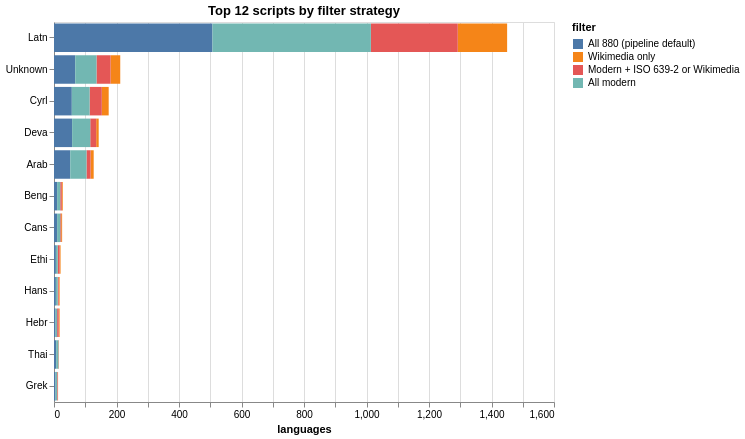

The notebook cell this image was saved under:
### Markdown cell above
## 1.4 Script and Directionality

Script type and writing direction are structural features that propagate through the entire pipeline — affecting translation display, search term handling, and quality-flag logic. The sub-sections here document the script landscape, the overall LTR/RTL split, and how directionality distributes across families.

### Code cell
script_rows = []
for label, mask in filters.items():
    subset = df[mask]
    counts = subset["primary_script"].fillna("Unknown").value_counts().reset_index()
    counts.columns = ["script", "count"]
    counts["filter"] = label
    script_rows.append(counts)
script_long = pd.concat(script_rows, ignore_index=True)

top_scripts = (
    script_long.groupby("script")["count"].sum()
    .nlargest(12).index.tolist()
)
script_plot = script_long[script_long["script"].isin(top_scripts)]

alt.Chart(script_plot).mark_bar().encode(
    x=alt.X("count:Q", title="languages"),
    y=alt.Y("script:N", sort="-x", title=None),
    color=alt.Color("filter:N", sort=list(filters.keys()),
        scale=alt.Scale(scheme="tableau10"), title="filter"),
    xOffset="filter:N",
    tooltip=["filter:N", "script:N", "count:Q"],
).properties(
    width=500, height=380,
    title="Top 12 scripts by filter strategy",
)

### Figure 1 — Vega-Lite specification as saved in the notebook (floating-point values rounded to 4 significant figures)
{"config": {"view": {"continuousWidth": 300, "continuousHeight": 300}}, "data": {"name": "data-b308c2befb7bef2d8c65f52a602dc014"}, "mark": {"type": "bar"}, "encoding": {"color": {"field": "filter", "scale": {"scheme": "tableau10"}, "sort": ["All 880 (pipeline default)", "Wikimedia only", "Modern + ISO 639-2 or Wikimedia", "All modern"], "title": "filter", "type": "nominal"}, "tooltip": [{"field": "filter", "type": "nominal"}, {"field": "script", "type": "nominal"}, {"field": "count", "type": "quantitative"}], "x": {"field": "count", "title": "languages", "type": "quantitative"}, "xOffset": {"field": "filter", "type": "nominal"}, "y": {"field": "script", "sort": "-x", "title": null, "type": "nominal"}}, "height": 380, "title": "Top 12 scripts by filter strategy", "width": 500, "$schema": "https://vega.github.io/schema/vega-lite/v6.1.0.json", "datasets": {"data-b308c2befb7bef2d8c65f52a602dc014": [{"script": "Latn", "count": 507, "filter": "All 880 (pipeline default)"}, {"script": "Unknown", "count": 68, "filter": "All 880 (pipeline default)"}, {"script": "Deva", "count": 58, "filter": "All 880 (pipeline default)"}, {"script": "Cyrl", "count": 57, "filter": "All 880 (pipeline default)"}, {"script": "Arab", "count": 52, "filter": "All 880 (pipeline default)"}, {"script": "Beng", "count": 10, "filter": "All 880 (pipeline default)"}, {"script": "Cans", "count": 10, "filter": "All 880 (pipeline default)"}, {"script": "Thai", "count": 7, "filter": "All 880 (pipeline default)"}, {"script": "Ethi", "count": 6, "filter": "All 880 (pipeline default)"}, {"script": "Hans", "count": 6, "filter": "All 880 (pipeline default)"}, {"script": "Grek", "count": 5, "filter": "All 880 (pipeline default)"}, {"script": "Hebr", "count": 5, "filter": "All 880 (pipeline default)"}, {"script": "Latn", "count": 158, "filter": "Wikimedia only"}, {"script": "Unknown", "count": 31, "filter": "Wikimedia only"}, {"script": "Cyrl", "count": 22, "filter": "Wikimedia only"}, {"script": "Arab", "count": 10, "filter": "Wikimedia only"}, {"script": "Deva", "count": 8, "filter": "Wikimedia only"}, {"script": "Ethi", "count": 3, "filter": "Wikimedia only"}, {"script": "Beng", "count": 3, "filter": "Wikimedia only"}, {"script": "Cans", "count": 3, "filter": "Wikimedia only"}, {"script": "Hans", "count": 3, "filter": "Wikimedia only"}, {"script": "Hebr", "count": 3, "filter": "Wikimedia only"}, {"script": "Grek", "count": 1, "filter": "Wikimedia only"}, {"script": "Thai", "count": 1, "filter": "Wikimedia only"}, {"script": "Latn", "count": 278, "filter": "Modern + ISO 639-2 or Wikimedia"}, {"script": "Unknown", "count": 45, "filter": "Modern + ISO 639-2 or Wikimedia"}, {"script": "Cyrl", "count": 39, "filter": "Modern + ISO 639-2 or Wikimedia"}, {"script": "Deva", "count": 19, "filter": "Modern + ISO 639-2 or Wikimedia"}, {"script": "Arab", "count": 13, "filter": "Modern + ISO 639-2 or Wikimedia"}, {"script": "Ethi", "count": 6, "filter": "Modern + ISO 639-2 or Wikimedia"}, {"script": "Beng", "count": 5, "filter": "Modern + ISO 639-2 or Wikimedia"}, {"script": "Hebr", "count": 5, "filter": "Modern + ISO 639-2 or Wikimedia"}, {"script": "Cans", "count": 3, "filter": "Modern + ISO 639-2 or Wikimedia"}, {"script": "Hans", "count": 3, "filter": "Modern + ISO 639-2 or Wikimedia"}, {"script": "Grek", "count": 2, "filter": "Modern + ISO 639-2 or Wikimedia"}, {"script": "Thai", "count": 1, "filter": "Modern + ISO 639-2 or Wikimedia"}, {"script": "Latn", "count": 507, "filter": "All modern"}, {"script": "Unknown", "count": 68, "filter": "All modern"}, {"script": "Deva", "count": 58, "filter": "All modern"}, {"script": "Cyrl", "count": 57, "filter": "All modern"}, {"script": "Arab", "count": 52, "filter": "All modern"}, {"script": "Beng", "count": 10, "filter": "All modern"}, {"script": "Cans", "count": 10, "filter": "All modern"}, {"script": "Thai", "count": 7, "filter": "All modern"}, {"script": "Ethi", "count": 6, "filter": "All modern"}, {"script": "Hans", "count": 6, "filter": "All modern"}, {"script": "Grek", "count": 5, "filter": "All modern"}, {"script": "Hebr", "count": 5, "filter": "All modern"}]}}
